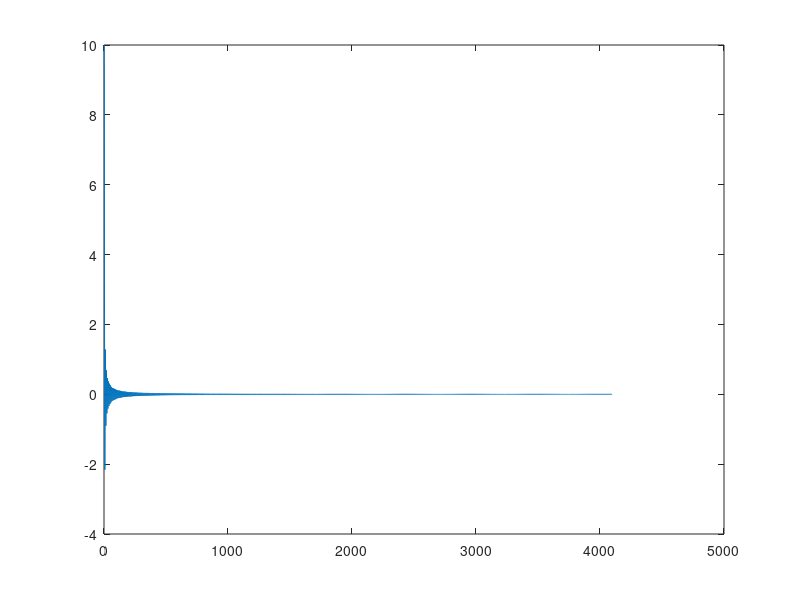

Here is the MATLAB script that generated this plot:
FFT_POINTS = 4096;

t = linspace(0,1,FFT_POINTS);
f = 5;
y = 100 - 100*exp(-f*t/0.005);
plot(y);
Input_fileID = fopen('input_FFT.txt','w');
fprintf(Input_fileID, '%5.6f 0 \n', y);
fclose(Input_fileID);


%% 

FFT_POINTS = 4096;

t = linspace(0,1,FFT_POINTS);
f = 500;
y = 10 .* (sin(2*pi*f*t)) ./ (2*pi*f*t);
y(1) = 10;
plot(y);
Input_fileID = fopen('input_FFT.txt','w');
fprintf(Input_fileID, '%5.6f 0 \n', y);
fclose(Input_fileID);